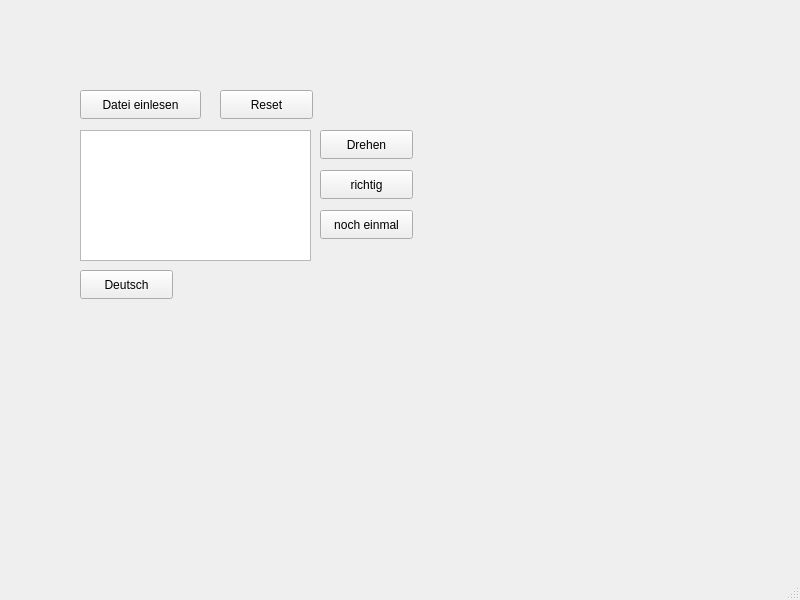
<?xml version="1.0" encoding="UTF-8"?>
<ui version="4.0">
 <class>MainWindow</class>
 <widget class="QMainWindow" name="MainWindow">
  <property name="geometry">
   <rect>
    <x>0</x>
    <y>0</y>
    <width>800</width>
    <height>600</height>
   </rect>
  </property>
  <property name="windowTitle">
   <string>MainWindow</string>
  </property>
  <widget class="QWidget" name="centralwidget">
   <widget class="QPushButton" name="einlesen_btn">
    <property name="geometry">
     <rect>
      <x>80</x>
      <y>90</y>
      <width>121</width>
      <height>29</height>
     </rect>
    </property>
    <property name="text">
     <string>Datei einlesen</string>
    </property>
   </widget>
   <widget class="QPushButton" name="reset_btn">
    <property name="geometry">
     <rect>
      <x>220</x>
      <y>90</y>
      <width>93</width>
      <height>29</height>
     </rect>
    </property>
    <property name="text">
     <string>Reset</string>
    </property>
   </widget>
   <widget class="QPushButton" name="drehen_btn">
    <property name="geometry">
     <rect>
      <x>320</x>
      <y>130</y>
      <width>93</width>
      <height>29</height>
     </rect>
    </property>
    <property name="text">
     <string>Drehen</string>
    </property>
   </widget>
   <widget class="QPlainTextEdit" name="plainTextEdit">
    <property name="geometry">
     <rect>
      <x>80</x>
      <y>130</y>
      <width>231</width>
      <height>131</height>
     </rect>
    </property>
   </widget>
   <widget class="QPushButton" name="richtig_btn">
    <property name="geometry">
     <rect>
      <x>320</x>
      <y>170</y>
      <width>93</width>
      <height>29</height>
     </rect>
    </property>
    <property name="text">
     <string>richtig</string>
    </property>
   </widget>
   <widget class="QPushButton" name="wiederholen_btn">
    <property name="geometry">
     <rect>
      <x>320</x>
      <y>210</y>
      <width>93</width>
      <height>29</height>
     </rect>
    </property>
    <property name="text">
     <string>noch einmal</string>
    </property>
   </widget>
   <widget class="QPushButton" name="sprache_btn">
    <property name="geometry">
     <rect>
      <x>80</x>
      <y>270</y>
      <width>93</width>
      <height>29</height>
     </rect>
    </property>
    <property name="text">
     <string>Deutsch</string>
    </property>
   </widget>
  </widget>
  <widget class="QMenuBar" name="menubar">
   <property name="geometry">
    <rect>
     <x>0</x>
     <y>0</y>
     <width>800</width>
     <height>26</height>
    </rect>
   </property>
  </widget>
  <widget class="QStatusBar" name="statusbar"/>
 </widget>
 <resources/>
 <connections/>
</ui>
